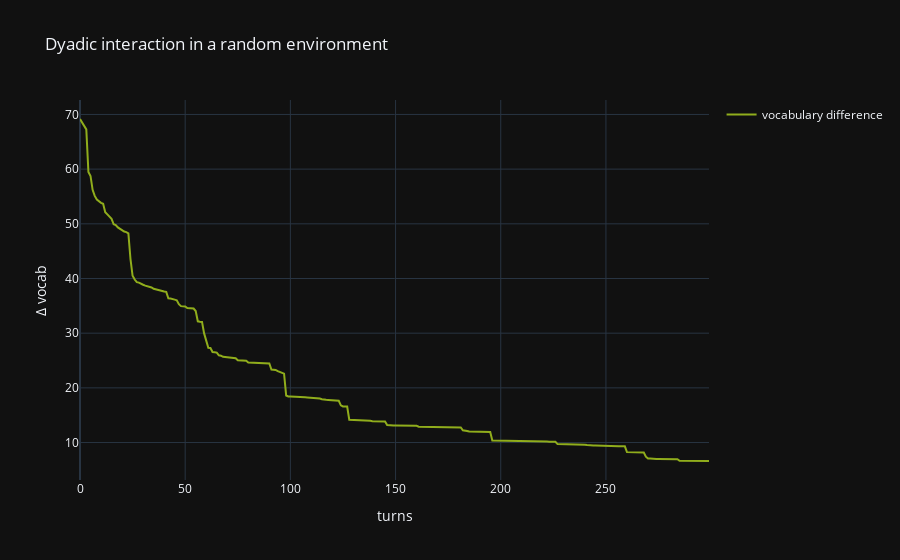

Notebook code for this chart:
### Code cell
fig = plot(vocab_dif.numpy(), 'vocabulary difference')
fig.update_layout(
    title='Dyadic interaction in a random environment',
    yaxis_title='Δ vocab',
    xaxis_title='turns'
)
fig.show()

### Figure 1 — Plotly figure (JSON) as saved in the notebook; plotly's stock layout.template omitted (floating-point values rounded to 4 significant figures; data arrays with more than 128 entries replaced by an {"elided": "..."} marker saying what was removed)
{"data": [{"legendgroup": "vocabulary difference", "line": {"color": "#90AD1C"}, "mode": "lines", "name": "vocabulary difference", "showlegend": true, "x": {"elided": "300 int values"}, "y": {"elided": "300 float values"}, "type": "scatter"}], "layout": {"title": {"text": "Dyadic interaction in a random environment"}, "yaxis": {"title": {"text": "Δ vocab"}}, "xaxis": {"title": {"text": "turns"}}}}
